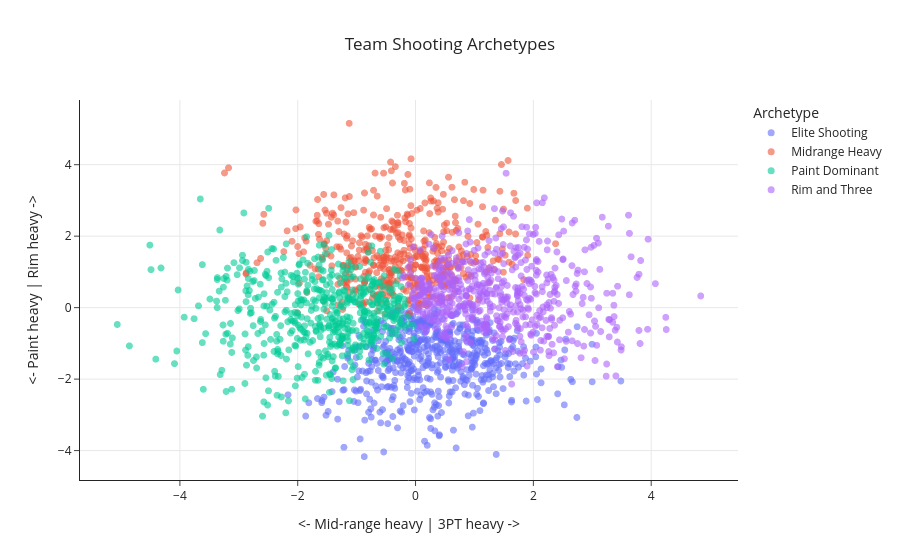

Here is the notebook cell this chart was saved with:
### Markdown cell above
## Shooting Style KMeans model

### Code cell
show_archetypes("shooting")

### Figure 1 — Plotly figure (JSON) as saved in the notebook; plotly's stock layout.template omitted (floating-point values rounded to 4 significant figures; data arrays with more than 128 entries replaced by an {"elided": "..."} marker saying what was removed)
{"data": [{"customdata": {"elided": "579x2 str values"}, "hovertemplate": "shooting_archetype=Elite Shooting<br>shooting_x=%{x}<br>shooting_y=%{y}<br>teamMarket=%{customdata[0]}<br>competitionName=%{customdata[1]}<extra></extra>", "legendgroup": "Elite Shooting", "marker": {"color": "#636efa", "opacity": 0.6, "size": 7, "symbol": "circle"}, "mode": "markers", "name": "Elite Shooting", "showlegend": true, "type": "scattergl", "x": {"elided": "579 float values"}, "xaxis": "x", "y": {"elided": "579 float values"}, "yaxis": "y"}, {"customdata": {"elided": "486x2 str values"}, "hovertemplate": "shooting_archetype=Midrange Heavy<br>shooting_x=%{x}<br>shooting_y=%{y}<br>teamMarket=%{customdata[0]}<br>competitionName=%{customdata[1]}<extra></extra>", "legendgroup": "Midrange Heavy", "marker": {"color": "#EF553B", "opacity": 0.6, "size": 7, "symbol": "circle"}, "mode": "markers", "name": "Midrange Heavy", "showlegend": true, "type": "scattergl", "x": {"elided": "486 float values"}, "xaxis": "x", "y": {"elided": "486 float values"}, "yaxis": "y"}, {"customdata": {"elided": "538x2 str values"}, "hovertemplate": "shooting_archetype=Paint Dominant<br>shooting_x=%{x}<br>shooting_y=%{y}<br>teamMarket=%{customdata[0]}<br>competitionName=%{customdata[1]}<extra></extra>", "legendgroup": "Paint Dominant", "marker": {"color": "#00cc96", "opacity": 0.6, "size": 7, "symbol": "circle"}, "mode": "markers", "name": "Paint Dominant", "showlegend": true, "type": "scattergl", "x": {"elided": "538 float values"}, "xaxis": "x", "y": {"elided": "538 float values"}, "yaxis": "y"}, {"customdata": {"elided": "556x2 str values"}, "hovertemplate": "shooting_archetype=Rim and Three<br>shooting_x=%{x}<br>shooting_y=%{y}<br>teamMarket=%{customdata[0]}<br>competitionName=%{customdata[1]}<extra></extra>", "legendgroup": "Rim and Three", "marker": {"color": "#ab63fa", "opacity": 0.6, "size": 7, "symbol": "circle"}, "mode": "markers", "name": "Rim and Three", "showlegend": true, "type": "scattergl", "x": {"elided": "556 float values"}, "xaxis": "x", "y": {"elided": "556 float values"}, "yaxis": "y"}], "layout": {"legend": {"title": {"text": "Archetype"}, "tracegroupgap": 0}, "shapes": [{"line": {"color": "gray", "dash": "dash"}, "type": "line", "x0": 0, "x1": 1, "xref": "x domain", "y0": 0, "y1": 0, "yref": "y"}, {"line": {"color": "gray", "dash": "dash"}, "type": "line", "x0": 0, "x1": 0, "xref": "x", "y0": 0, "y1": 1, "yref": "y domain"}], "title": {"text": "Team Shooting Archetypes", "x": 0.5}, "xaxis": {"anchor": "y", "domain": [0, 1], "gridwidth": 1, "showgrid": true, "title": {"text": "<- Mid-range heavy | 3PT heavy ->"}}, "yaxis": {"anchor": "x", "domain": [0, 1], "gridwidth": 1, "showgrid": true, "title": {"text": "<- Paint heavy | Rim heavy ->"}}}}
